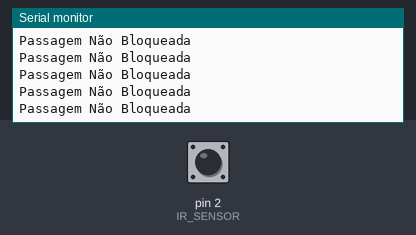
Recording of a sketch running on a simulated Arduino Uno, built with avr-gcc and run on an emulated ATmega328P. Parts: the last lines printed to the serial monitor. Inputs (shaded band) come from the test bench; at power-on: pin 2 (IR_SENSOR) HIGH.

Above: at 1.2 s.
1.3 s: pin 2 (IR_SENSOR) driven LOW
At 1.8 s:
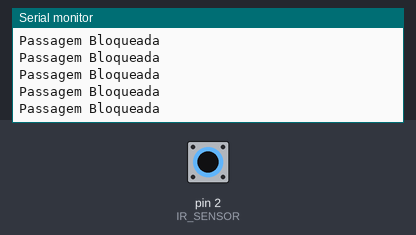
3.2 s: pin 2 (IR_SENSOR) driven HIGH
At 4.2 s:
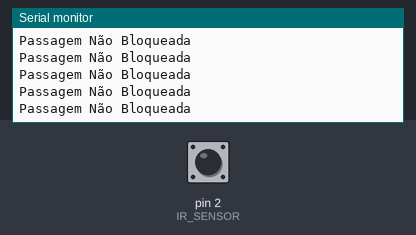
6.2 s: pin 2 (IR_SENSOR) pulsed LOW 5 times (0.12 s each, 0.3 s apart)
10.7 s: pin 2 (IR_SENSOR) pulsed LOW 2 times (0.12 s each, 0.3 s apart)
14.3 s: pin 2 (IR_SENSOR) driven LOW
At 15.3 s:
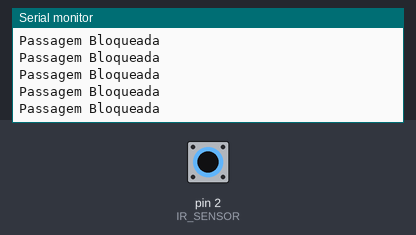
17.3 s: pin 2 (IR_SENSOR) driven HIGH
At 18.4 s:
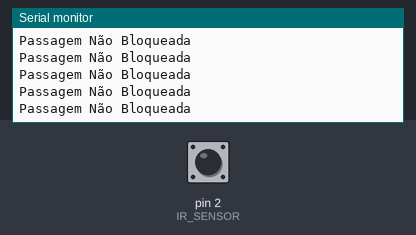

The sketch:

02-TestIRSensor.ino
```cpp
// Sensor de bloqueio
#define IR_SENSOR 2

bool obstacle_flag = 0;

void setup() {
	Serial.begin(9600);
	pinMode(IR_SENSOR, INPUT);
}

void loop() {
	if(digitalRead(IR_SENSOR) == 0) obstacle_flag = 1;
	else if(digitalRead(IR_SENSOR) == 1) obstacle_flag = 0;

	if(obstacle_flag == 1) Serial.println("Passagem Bloqueada");
	else if(obstacle_flag == 0) Serial.println("Passagem Não Bloqueada");
	delay(1);
}
```

Measured:
- after the input at 1.3 s, the serial monitor: prints a new line after 0.08 s (image 1)
- after the input at 14.3 s, the serial monitor: prints a new line after 0.07 s (image 3)
